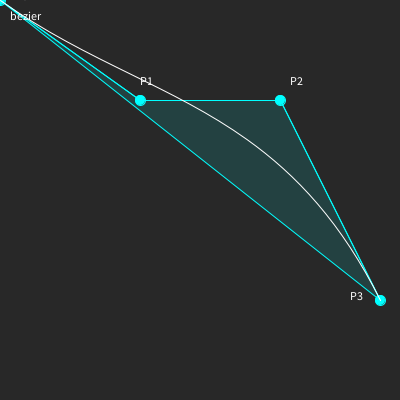
Frame 1 (no input)
Frame 60 (the mouse pressed at the canvas centre just before this capture): identical to frame 1, image omitted
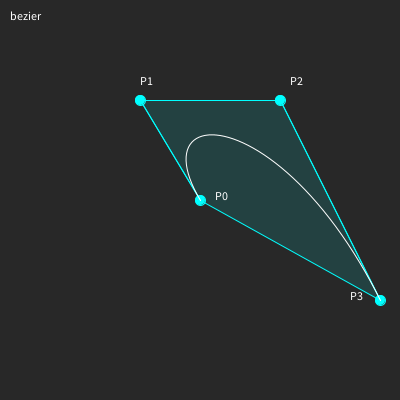
Frame 120 (the mouse held since frame 60 and released just before this capture)

The Processing sketch that drew these frames (run headless with seeded random() and noise(); from frame 60 on, the mouse is pressed at the canvas centre):

// Processing sketch: sketch_4_0
// ── sketch_4_0.pde

PVector p0, p1, p2, p3;

void setup() {
  size(400, 400);
  p0 = new PVector(20, 300);
  p1 = new PVector(140, 100);
  p2 = new PVector(280, 100);
  p3 = new PVector(380, 300);
}

void draw() {
  background(40);
  
  p0.x = mouseX;  p0.y = mouseY;
  
  // line
  stroke(0, 255, 255);
  fill(0, 255, 255, 30);
  quad(p0.x, p0.y, p1.x, p1.y, p2.x, p2.y, p3.x, p3.y);  
  line(p0.x, p0.y, p1.x, p1.y); // p0 - p1
  line(p1.x, p1.y, p2.x, p2.y); // p1 - p2
  line(p2.x, p2.y, p3.x, p3.y); // p2 - p3

  // draw control points
  fill(0, 255, 255);
  ellipse(p0.x, p0.y, 10, 10);  // p0
  ellipse(p1.x, p1.y, 10, 10);  // p1
  ellipse(p2.x, p2.y, 10, 10);  // p2
  ellipse(p3.x, p3.y, 10, 10);  // p3
  
  // text control points 
  fill(255, 255, 255);
  text("P0", p0.x+15, p0.y   ); // p0
  text("P1", p1.x,    p1.y-15); // p1
  text("P2", p2.x+10, p2.y-15); // p2
  text("P3", p3.x-30, p3.y   ); // p3
  
  // draw bezier curve
  noFill();    
  stroke(255, 255, 255);
  bezier(p0.x, p0.y, p1.x, p1.y, p2.x, p2.y, p3.x, p3.y);  
  
  text("bezier", 10, 20);
  
}
